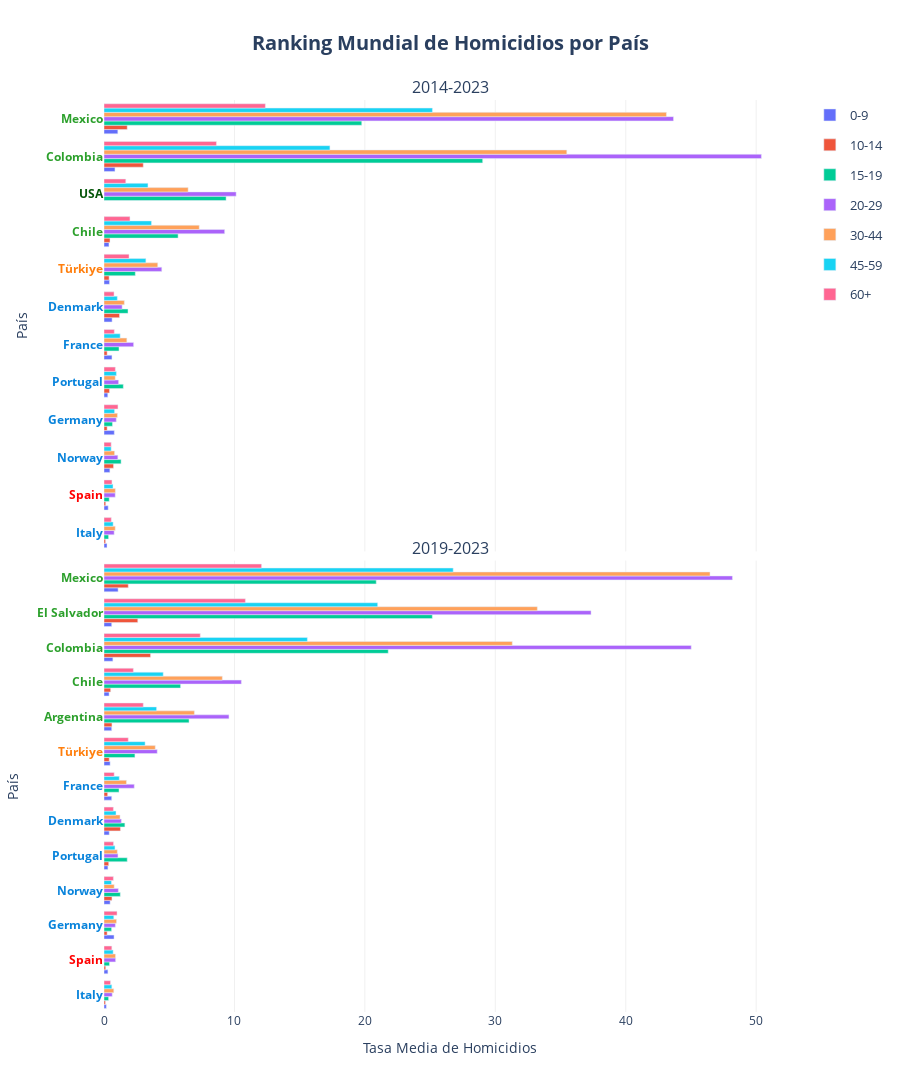

Write notebook code for a chart like this one.
### Markdown cell above
## Rankings

### Code cell
# TODO: personalizar hover para que salga la categoría de Age en las etiquetas

barplot(
    df = df_ranking_combined['country'], 
    x='mean_homicides_rate', 
    y='Country', 
    height=2000,
    reverse_y_order=False,
    orientation='h', 
    color='Age', 
    barmode='group',
    facet_col='Periodo',
    cols_wrap=1, 
    vertical_spacing = 0.01,
    yticks_color_column='Region_2',
    yticks_color_map=COLOR_MAP['Region_2'],
    #color_discrete_map=COLOR_MAP['Age'], 
    #category_orders=CATEGORY_ORDERS,
    hover_data=HOVER_DATA['ranking_country'], 
    labels=LABELS['ranking'],
    hovertemplate=HOVER_TEMPLATES['ranking_country'],
    title=f"Ranking Mundial de Homicidios por País",
    plot_save_path=os.path.join(PROJECT_PATH, 'plots', PLOT_FILENAME['ranking_country']), 
    show=True
    )

### Figure 1 — Plotly figure (JSON) as saved in the notebook; plotly's stock layout.template omitted (floating-point values rounded to 4 significant figures)
{"data": [{"alignmentgroup": "True", "cliponaxis": false, "customdata": [["Latam"], ["Latam"], ["Europe"], ["Europe"], ["Europe"], ["Europe"], ["Latam"], ["Europe"], ["Europe"], ["Spain"], ["Asia"]], "hovertemplate": "<b style='font-size: 14px'>%{y}</b><br><br><b>Región:</b> %{customdata[0]}<br><b>Tasa Media de Homicidios:</b> %{x:.2f}<br><extra></extra>", "legendgroup": "0-9", "marker": {"color": "#636efa", "pattern": {"shape": ""}}, "name": "0-9", "offsetgroup": "0-9", "orientation": "h", "showlegend": true, "textangle": 0, "textfont": {"size": 12}, "textposition": "outside", "type": "bar", "x": [0.38, 0.84, 0.62, 0.61, 0.79, 0.23, 1.06, 0.45, 0.29, 0.32, 0.42], "xaxis": "x", "y": ["Chile", "Colombia", "Denmark", "France", "Germany", "Italy", "Mexico", "Norway", "Portugal", "Spain", "Türkiye"], "yaxis": "y"}, {"alignmentgroup": "True", "cliponaxis": false, "customdata": [["Latam"], ["Latam"], ["Europe"], ["Europe"], ["Europe"], ["Europe"], ["Latam"], ["Europe"], ["Europe"], ["Spain"], ["Asia"]], "hovertemplate": "<b style='font-size: 14px'>%{y}</b><br><br><b>Región:</b> %{customdata[0]}<br><b>Tasa Media de Homicidios:</b> %{x:.2f}<br><extra></extra>", "legendgroup": "10-14", "marker": {"color": "#EF553B", "pattern": {"shape": ""}}, "name": "10-14", "offsetgroup": "10-14", "orientation": "h", "showlegend": true, "textangle": 0, "textfont": {"size": 12}, "textposition": "outside", "type": "bar", "x": [0.46, 3.01, 1.19, 0.24, 0.24, 0.12, 1.78, 0.73, 0.42, 0.13, 0.39], "xaxis": "x", "y": ["Chile", "Colombia", "Denmark", "France", "Germany", "Italy", "Mexico", "Norway", "Portugal", "Spain", "Türkiye"], "yaxis": "y"}, {"alignmentgroup": "True", "cliponaxis": false, "customdata": [["Latam"], ["Latam"], ["Europe"], ["Europe"], ["Europe"], ["Europe"], ["Latam"], ["Europe"], ["Europe"], ["Spain"], ["Asia"], ["USA"]], "hovertemplate": "<b style='font-size: 14px'>%{y}</b><br><br><b>Región:</b> %{customdata[0]}<br><b>Tasa Media de Homicidios:</b> %{x:.2f}<br><extra></extra>", "legendgroup": "15-19", "marker": {"color": "#00cc96", "pattern": {"shape": ""}}, "name": "15-19", "offsetgroup": "15-19", "orientation": "h", "showlegend": true, "textangle": 0, "textfont": {"size": 12}, "textposition": "outside", "type": "bar", "x": [5.68, 29.03, 1.84, 1.15, 0.65, 0.35, 19.76, 1.31, 1.48, 0.4, 2.4, 9.36], "xaxis": "x", "y": ["Chile", "Colombia", "Denmark", "France", "Germany", "Italy", "Mexico", "Norway", "Portugal", "Spain", "Türkiye", "USA"], "yaxis": "y"}, {"alignmentgroup": "True", "cliponaxis": false, "customdata": [["Latam"], ["Latam"], ["Europe"], ["Europe"], ["Europe"], ["Europe"], ["Latam"], ["Europe"], ["Europe"], ["Spain"], ["Asia"], ["USA"]], "hovertemplate": "<b style='font-size: 14px'>%{y}</b><br><br><b>Región:</b> %{customdata[0]}<br><b>Tasa Media de Homicidios:</b> %{x:.2f}<br><extra></extra>", "legendgroup": "20-29", "marker": {"color": "#ab63fa", "pattern": {"shape": ""}}, "name": "20-29", "offsetgroup": "20-29", "orientation": "h", "showlegend": true, "textangle": 0, "textfont": {"size": 12}, "textposition": "outside", "type": "bar", "x": [9.25, 50.4, 1.39, 2.27, 0.94, 0.78, 43.66, 1.06, 1.12, 0.86, 4.43, 10.13], "xaxis": "x", "y": ["Chile", "Colombia", "Denmark", "France", "Germany", "Italy", "Mexico", "Norway", "Portugal", "Spain", "Türkiye", "USA"], "yaxis": "y"}, {"alignmentgroup": "True", "cliponaxis": false, "customdata": [["Latam"], ["Latam"], ["Europe"], ["Europe"], ["Europe"], ["Europe"], ["Latam"], ["Europe"], ["Europe"], ["Spain"], ["Asia"], ["USA"]], "hovertemplate": "<b style='font-size: 14px'>%{y}</b><br><br><b>Región:</b> %{customdata[0]}<br><b>Tasa Media de Homicidios:</b> %{x:.2f}<br><extra></extra>", "legendgroup": "30-44", "marker": {"color": "#FFA15A", "pattern": {"shape": ""}}, "name": "30-44", "offsetgroup": "30-44", "orientation": "h", "showlegend": true, "textangle": 0, "textfont": {"size": 12}, "textposition": "outside", "type": "bar", "x": [7.3, 35.48, 1.56, 1.75, 1.03, 0.86, 43.12, 0.81, 0.86, 0.87, 4.12, 6.45], "xaxis": "x", "y": ["Chile", "Colombia", "Denmark", "France", "Germany", "Italy", "Mexico", "Norway", "Portugal", "Spain", "Türkiye", "USA"], "yaxis": "y"}, {"alignmentgroup": "True", "cliponaxis": false, "customdata": [["Latam"], ["Latam"], ["Europe"], ["Europe"], ["Europe"], ["Europe"], ["Latam"], ["Europe"], ["Europe"], ["Spain"], ["Asia"], ["USA"]], "hovertemplate": "<b style='font-size: 14px'>%{y}</b><br><br><b>Región:</b> %{customdata[0]}<br><b>Tasa Media de Homicidios:</b> %{x:.2f}<br><extra></extra>", "legendgroup": "45-59", "marker": {"color": "#19d3f3", "pattern": {"shape": ""}}, "name": "45-59", "offsetgroup": "45-59", "orientation": "h", "showlegend": true, "textangle": 0, "textfont": {"size": 12}, "textposition": "outside", "type": "bar", "x": [3.64, 17.32, 1.02, 1.24, 0.81, 0.7, 25.18, 0.55, 0.95, 0.69, 3.21, 3.37], "xaxis": "x", "y": ["Chile", "Colombia", "Denmark", "France", "Germany", "Italy", "Mexico", "Norway", "Portugal", "Spain", "Türkiye", "USA"], "yaxis": "y"}, {"alignmentgroup": "True", "cliponaxis": false, "customdata": [["Latam"], ["Latam"], ["Europe"], ["Europe"], ["Europe"], ["Europe"], ["Latam"], ["Europe"], ["Europe"], ["Spain"], ["Asia"], ["USA"]], "hovertemplate": "<b style='font-size: 14px'>%{y}</b><br><br><b>Región:</b> %{customdata[0]}<br><b>Tasa Media de Homicidios:</b> %{x:.2f}<br><extra></extra>", "legendgroup": "60+", "marker": {"color": "#FF6692", "pattern": {"shape": ""}}, "name": "60+", "offsetgroup": "60+", "orientation": "h", "showlegend": true, "textangle": 0, "textfont": {"size": 12}, "textposition": "outside", "type": "bar", "x": [1.99, 8.62, 0.77, 0.79, 1.07, 0.56, 12.37, 0.55, 0.87, 0.61, 1.92, 1.67], "xaxis": "x", "y": ["Chile", "Colombia", "Denmark", "France", "Germany", "Italy", "Mexico", "Norway", "Portugal", "Spain", "Türkiye", "USA"], "yaxis": "y"}, {"alignmentgroup": "True", "cliponaxis": false, "customdata": [["Latam"], ["Latam"], ["Latam"], ["Europe"], ["Latam"], ["Europe"], ["Europe"], ["Europe"], ["Latam"], ["Europe"], ["Europe"], ["Spain"], ["Asia"]], "hovertemplate": "<b style='font-size: 14px'>%{y}</b><br><br><b>Región:</b> %{customdata[0]}<br><b>Tasa Media de Homicidios:</b> %{x:.2f}<br><extra></extra>", "legendgroup": "0-9", "marker": {"color": "#636efa", "pattern": {"shape": ""}}, "name": "0-9", "offsetgroup": "0-9", "orientation": "h", "showlegend": false, "textangle": 0, "textfont": {"size": 12}, "textposition": "outside", "type": "bar", "x": [0.59, 0.39, 0.68, 0.4, 0.59, 0.59, 0.77, 0.18, 1.08, 0.47, 0.3, 0.3, 0.47], "xaxis": "x2", "y": ["Argentina", "Chile", "Colombia", "Denmark", "El Salvador", "France", "Germany", "Italy", "Mexico", "Norway", "Portugal", "Spain", "Türkiye"], "yaxis": "y2"}, {"alignmentgroup": "True", "cliponaxis": false, "customdata": [["Latam"], ["Latam"], ["Latam"], ["Europe"], ["Latam"], ["Europe"], ["Europe"], ["Europe"], ["Latam"], ["Europe"], ["Europe"], ["Spain"], ["Asia"]], "hovertemplate": "<b style='font-size: 14px'>%{y}</b><br><br><b>Región:</b> %{customdata[0]}<br><b>Tasa Media de Homicidios:</b> %{x:.2f}<br><extra></extra>", "legendgroup": "10-14", "marker": {"color": "#EF553B", "pattern": {"shape": ""}}, "name": "10-14", "offsetgroup": "10-14", "orientation": "h", "showlegend": false, "textangle": 0, "textfont": {"size": 12}, "textposition": "outside", "type": "bar", "x": [0.61, 0.51, 3.57, 1.26, 2.59, 0.28, 0.24, 0.11, 1.86, 0.61, 0.36, 0.13, 0.4], "xaxis": "x2", "y": ["Argentina", "Chile", "Colombia", "Denmark", "El Salvador", "France", "Germany", "Italy", "Mexico", "Norway", "Portugal", "Spain", "Türkiye"], "yaxis": "y2"}, {"alignmentgroup": "True", "cliponaxis": false, "customdata": [["Latam"], ["Latam"], ["Latam"], ["Europe"], ["Latam"], ["Europe"], ["Europe"], ["Europe"], ["Latam"], ["Europe"], ["Europe"], ["Spain"], ["Asia"]], "hovertemplate": "<b style='font-size: 14px'>%{y}</b><br><br><b>Región:</b> %{customdata[0]}<br><b>Tasa Media de Homicidios:</b> %{x:.2f}<br><extra></extra>", "legendgroup": "15-19", "marker": {"color": "#00cc96", "pattern": {"shape": ""}}, "name": "15-19", "offsetgroup": "15-19", "orientation": "h", "showlegend": false, "textangle": 0, "textfont": {"size": 12}, "textposition": "outside", "type": "bar", "x": [6.52, 5.87, 21.79, 1.6, 25.17, 1.15, 0.58, 0.35, 20.87, 1.25, 1.78, 0.42, 2.37], "xaxis": "x2", "y": ["Argentina", "Chile", "Colombia", "Denmark", "El Salvador", "France", "Germany", "Italy", "Mexico", "Norway", "Portugal", "Spain", "Türkiye"], "yaxis": "y2"}, {"alignmentgroup": "True", "cliponaxis": false, "customdata": [["Latam"], ["Latam"], ["Latam"], ["Europe"], ["Latam"], ["Europe"], ["Europe"], ["Europe"], ["Latam"], ["Europe"], ["Europe"], ["Spain"], ["Asia"]], "hovertemplate": "<b style='font-size: 14px'>%{y}</b><br><br><b>Región:</b> %{customdata[0]}<br><b>Tasa Media de Homicidios:</b> %{x:.2f}<br><extra></extra>", "legendgroup": "20-29", "marker": {"color": "#ab63fa", "pattern": {"shape": ""}}, "name": "20-29", "offsetgroup": "20-29", "orientation": "h", "showlegend": false, "textangle": 0, "textfont": {"size": 12}, "textposition": "outside", "type": "bar", "x": [9.58, 10.53, 45.02, 1.33, 37.34, 2.32, 0.87, 0.63, 48.18, 1.1, 1.07, 0.89, 4.08], "xaxis": "x2", "y": ["Argentina", "Chile", "Colombia", "Denmark", "El Salvador", "France", "Germany", "Italy", "Mexico", "Norway", "Portugal", "Spain", "Türkiye"], "yaxis": "y2"}, {"alignmentgroup": "True", "cliponaxis": false, "customdata": [["Latam"], ["Latam"], ["Latam"], ["Europe"], ["Latam"], ["Europe"], ["Europe"], ["Europe"], ["Latam"], ["Europe"], ["Europe"], ["Spain"], ["Asia"]], "hovertemplate": "<b style='font-size: 14px'>%{y}</b><br><br><b>Región:</b> %{customdata[0]}<br><b>Tasa Media de Homicidios:</b> %{x:.2f}<br><extra></extra>", "legendgroup": "30-44", "marker": {"color": "#FFA15A", "pattern": {"shape": ""}}, "name": "30-44", "offsetgroup": "30-44", "orientation": "h", "showlegend": false, "textangle": 0, "textfont": {"size": 12}, "textposition": "outside", "type": "bar", "x": [6.93, 9.07, 31.3, 1.23, 33.22, 1.72, 0.96, 0.75, 46.46, 0.78, 1.02, 0.88, 3.93], "xaxis": "x2", "y": ["Argentina", "Chile", "Colombia", "Denmark", "El Salvador", "France", "Germany", "Italy", "Mexico", "Norway", "Portugal", "Spain", "Türkiye"], "yaxis": "y2"}, {"alignmentgroup": "True", "cliponaxis": false, "customdata": [["Latam"], ["Latam"], ["Latam"], ["Europe"], ["Latam"], ["Europe"], ["Europe"], ["Europe"], ["Latam"], ["Europe"], ["Europe"], ["Spain"], ["Asia"]], "hovertemplate": "<b style='font-size: 14px'>%{y}</b><br><br><b>Región:</b> %{customdata[0]}<br><b>Tasa Media de Homicidios:</b> %{x:.2f}<br><extra></extra>", "legendgroup": "45-59", "marker": {"color": "#19d3f3", "pattern": {"shape": ""}}, "name": "45-59", "offsetgroup": "45-59", "orientation": "h", "showlegend": false, "textangle": 0, "textfont": {"size": 12}, "textposition": "outside", "type": "bar", "x": [4.03, 4.54, 15.59, 0.92, 20.98, 1.17, 0.75, 0.6, 26.77, 0.57, 0.84, 0.7, 3.15], "xaxis": "x2", "y": ["Argentina", "Chile", "Colombia", "Denmark", "El Salvador", "France", "Germany", "Italy", "Mexico", "Norway", "Portugal", "Spain", "Türkiye"], "yaxis": "y2"}, {"alignmentgroup": "True", "cliponaxis": false, "customdata": [["Latam"], ["Latam"], ["Latam"], ["Europe"], ["Latam"], ["Europe"], ["Europe"], ["Europe"], ["Latam"], ["Europe"], ["Europe"], ["Spain"], ["Asia"]], "hovertemplate": "<b style='font-size: 14px'>%{y}</b><br><br><b>Región:</b> %{customdata[0]}<br><b>Tasa Media de Homicidios:</b> %{x:.2f}<br><extra></extra>", "legendgroup": "60+", "marker": {"color": "#FF6692", "pattern": {"shape": ""}}, "name": "60+", "offsetgroup": "60+", "orientation": "h", "showlegend": false, "textangle": 0, "textfont": {"size": 12}, "textposition": "outside", "type": "bar", "x": [3.01, 2.25, 7.38, 0.72, 10.84, 0.78, 1.0, 0.5, 12.08, 0.72, 0.73, 0.6, 1.86], "xaxis": "x2", "y": ["Argentina", "Chile", "Colombia", "Denmark", "El Salvador", "France", "Germany", "Italy", "Mexico", "Norway", "Portugal", "Spain", "Türkiye"], "yaxis": "y2"}], "layout": {"annotations": [{"font": {"size": 16}, "showarrow": false, "text": "2014-2023", "x": 0.5, "xanchor": "center", "xref": "paper", "y": 1, "yanchor": "bottom", "yref": "paper"}, {"font": {"size": 16}, "showarrow": false, "text": "2019-2023", "x": 0.5, "xanchor": "center", "xref": "paper", "y": 0.495, "yanchor": "bottom", "yref": "paper"}], "barmode": "group", "height": 2000, "legend": {"font": {"size": 13}, "title": {"font": {"size": 15}}}, "plot_bgcolor": "white", "title": {"font": {"size": 20}, "text": "<b>Ranking Mundial de Homicidios por País</b>", "x": 0.5, "xanchor": "center"}, "xaxis": {"anchor": "y", "domain": [0, 1], "gridcolor": "#f0f0f0", "matches": "x2", "showgrid": true, "showticklabels": false, "tickfont": {"size": 12}, "title": {"font": {"size": 14}}}, "xaxis2": {"anchor": "y2", "domain": [0, 1], "gridcolor": "#f0f0f0", "showgrid": true, "tickfont": {"size": 12}, "title": {"font": {"size": 14}, "text": "Tasa Media de Homicidios"}}, "yaxis": {"anchor": "x", "automargin": true, "categoryarray": ["Italy", "Spain", "Norway", "Germany", "Portugal", "France", "Denmark", "Türkiye", "Chile", "USA", "Colombia", "Mexico"], "categoryorder": "array", "domain": [0.505, 1], "showgrid": false, "tickfont": {"size": 12}, "tickmode": "array", "ticktext": ["<span style='color:#0883db; font-weight:bold'>Italy</span>", "<span style='color:#FF0000; font-weight:bold'>Spain</span>", "<span style='color:#0883db; font-weight:bold'>Norway</span>", "<span style='color:#0883db; font-weight:bold'>Germany</span>", "<span style='color:#0883db; font-weight:bold'>Portugal</span>", "<span style='color:#0883db; font-weight:bold'>France</span>", "<span style='color:#0883db; font-weight:bold'>Denmark</span>", "<span style='color:#ff7f0e; font-weight:bold'>Türkiye</span>", "<span style='color:#2ca02c; font-weight:bold'>Chile</span>", "<span style='color:#055509; font-weight:bold'>USA</span>", "<span style='color:#2ca02c; font-weight:bold'>Colombia</span>", "<span style='color:#2ca02c; font-weight:bold'>Mexico</span>"], "tickvals": ["Italy", "Spain", "Norway", "Germany", "Portugal", "France", "Denmark", "Türkiye", "Chile", "USA", "Colombia", "Mexico"], "title": {"font": {"size": 14}, "text": "País"}, "type": "category"}, "yaxis2": {"anchor": "x2", "automargin": true, "categoryarray": ["Italy", "Spain", "Germany", "Norway", "Portugal", "Denmark", "France", "Türkiye", "Argentina", "Chile", "Colombia", "El Salvador", "Mexico"], "categoryorder": "array", "domain": [0, 0.495], "showgrid": false, "tickfont": {"size": 12}, "tickmode": "array", "ticktext": ["<span style='color:#0883db; font-weight:bold'>Italy</span>", "<span style='color:#FF0000; font-weight:bold'>Spain</span>", "<span style='color:#0883db; font-weight:bold'>Germany</span>", "<span style='color:#0883db; font-weight:bold'>Norway</span>", "<span style='color:#0883db; font-weight:bold'>Portugal</span>", "<span style='color:#0883db; font-weight:bold'>Denmark</span>", "<span style='color:#0883db; font-weight:bold'>France</span>", "<span style='color:#ff7f0e; font-weight:bold'>Türkiye</span>", "<span style='color:#2ca02c; font-weight:bold'>Argentina</span>", "<span style='color:#2ca02c; font-weight:bold'>Chile</span>", "<span style='color:#2ca02c; font-weight:bold'>Colombia</span>", "<span style='color:#2ca02c; font-weight:bold'>El Salvador</span>", "<span style='color:#2ca02c; font-weight:bold'>Mexico</span>"], "tickvals": ["Italy", "Spain", "Germany", "Norway", "Portugal", "Denmark", "France", "Türkiye", "Argentina", "Chile", "Colombia", "El Salvador", "Mexico"], "title": {"font": {"size": 14}, "text": "País"}, "type": "category"}}}
